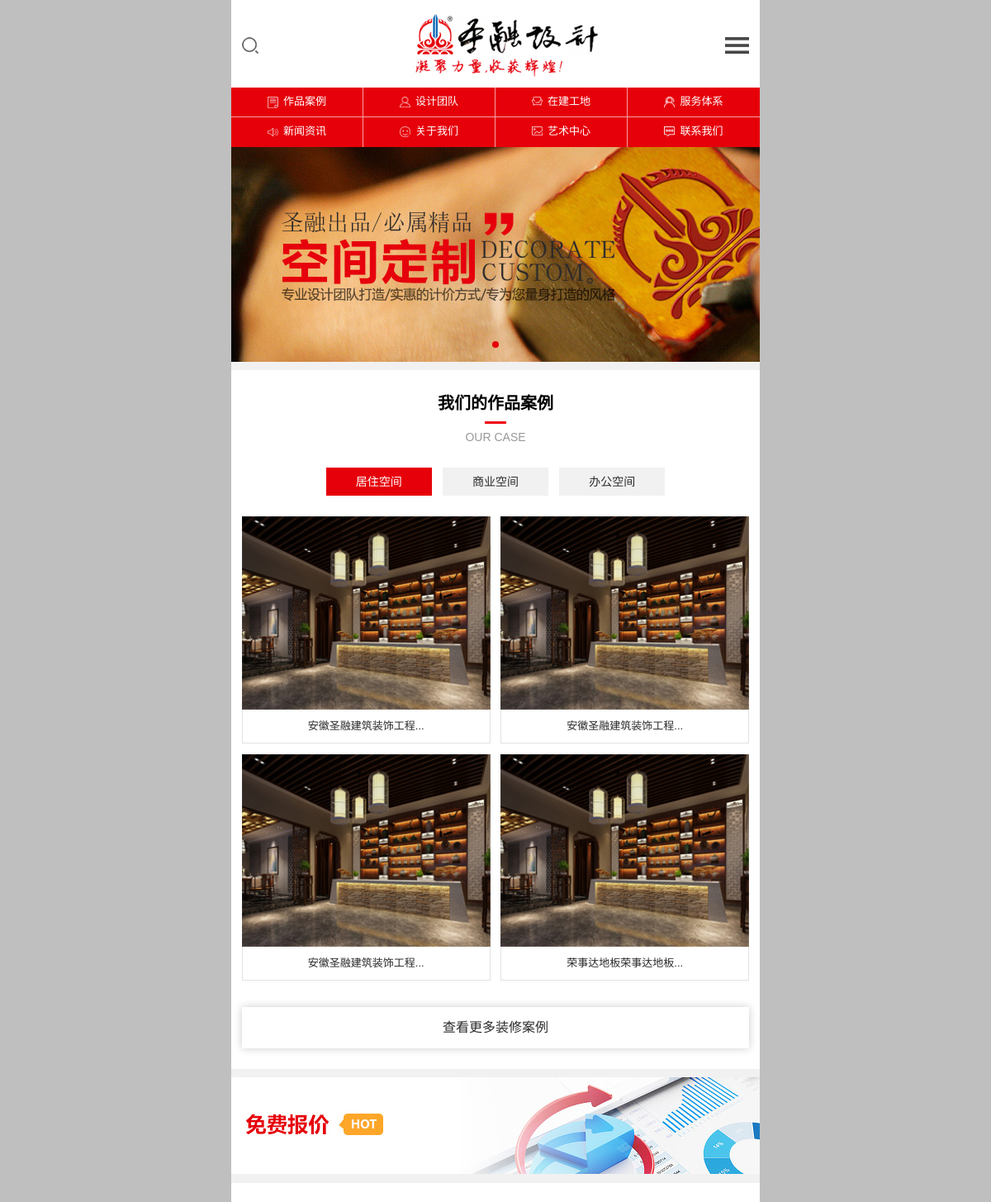
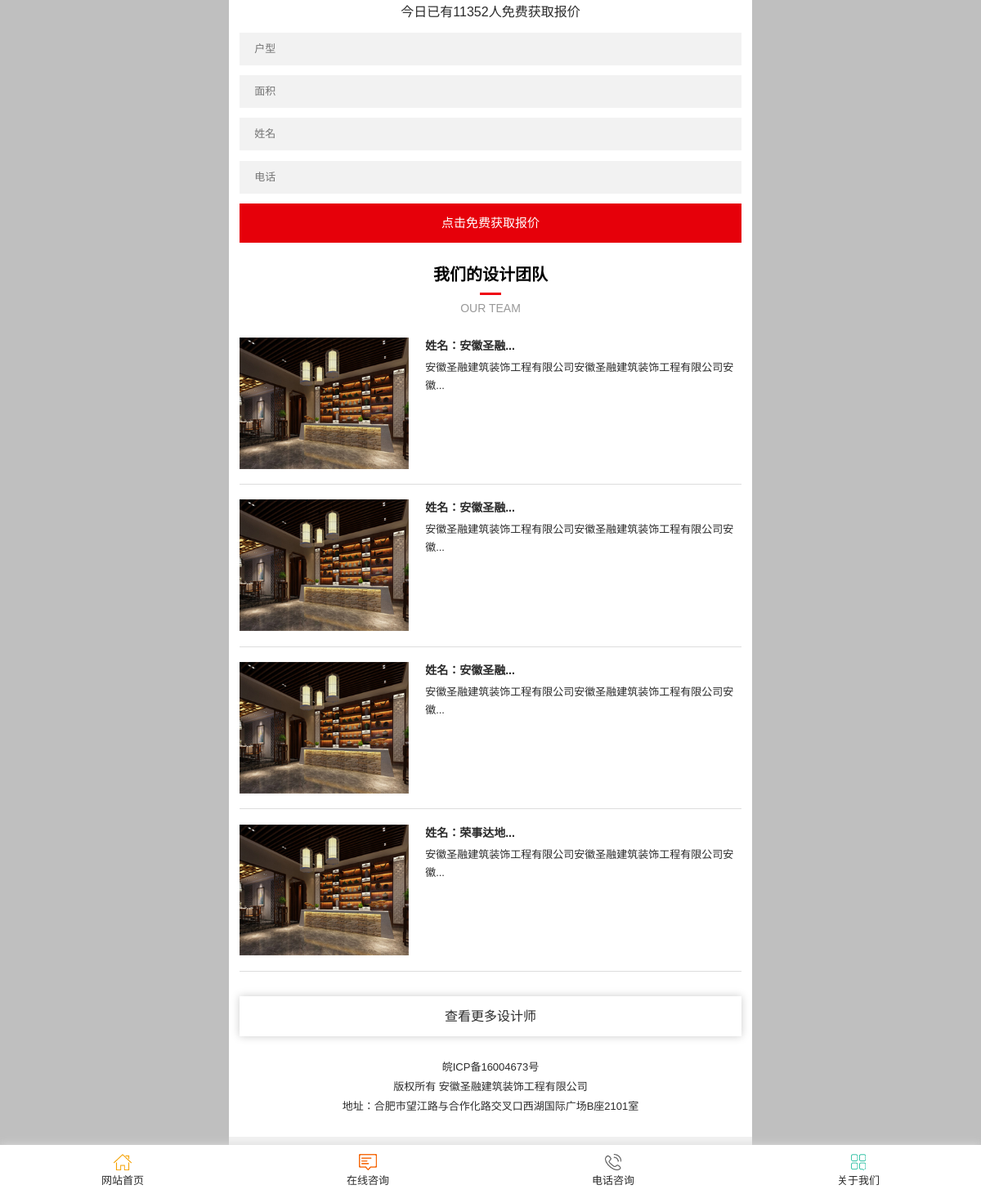
The page / on the database its author committed (2 pictures, top to bottom).
### tables this page shows
CREATE TABLE `banner` (
  `id` int(10) NOT NULL,
  `class_id` int(10) NOT NULL,
  `sortnum` int(20) NOT NULL,
  `title` varchar(100) DEFAULT NULL,
  `url` varchar(200) DEFAULT NULL,
  `pic` varchar(200) DEFAULT NULL,
  `width` int(10) DEFAULT NULL,
  `height` int(10) DEFAULT NULL,
  `state` int(10) NOT NULL,
  `content` text,
  `pic1` varchar(200) DEFAULT NULL,
  KEY `id` (`id`)
);

CREATE TABLE `info` (
  `id` int(10) unsigned NOT NULL DEFAULT '0',
  `sortnum` int(10) unsigned NOT NULL DEFAULT '0',
  `title` varchar(100) NOT NULL DEFAULT '',
  `admin_id` int(10) unsigned NOT NULL DEFAULT '0',
  `class_id` varchar(20) NOT NULL DEFAULT '',
  `author` varchar(50) DEFAULT NULL,
  `source` varchar(50) DEFAULT NULL,
  `website` text,
  `pic` varchar(200) DEFAULT NULL,
  `pic2` varchar(200) DEFAULT NULL,
  `annex` varchar(200) DEFAULT NULL,
  `keyword` varchar(200) DEFAULT NULL,
  `intro` text,
  `content` mediumtext,
  `content2` text,
  `content3` text,
  `content4` text,
  `content5` text,
  `content6` text,
  `webcontent` text,
  `files` text,
  `views` int(10) unsigned NOT NULL DEFAULT '0',
  `create_time` date NOT NULL DEFAULT '0000-00-00',
  `modify_time` date NOT NULL DEFAULT '0000-00-00',
  `state` tinyint(1) unsigned NOT NULL DEFAULT '0',
  `price` varchar(50) DEFAULT '' COMMENT '参考价格',
  `description` varchar(200) DEFAULT NULL,
  `hot` tinyint(1) NOT NULL DEFAULT '0' COMMENT '热点标识',
  `actual` varchar(50) DEFAULT NULL COMMENT '实际价格',
  PRIMARY KEY (`id`),
  KEY `class_id` (`class_id`),
  KEY `admin_id` (`admin_id`)
);

CREATE TABLE `config_base` (
  `id` int(10) unsigned NOT NULL AUTO_INCREMENT,
  `name` varchar(100) NOT NULL DEFAULT '',
  `title` varchar(100) NOT NULL DEFAULT '',
  `icp` varchar(30) NOT NULL DEFAULT '',
  `keyword` varchar(200) NOT NULL DEFAULT '',
  `description` varchar(200) NOT NULL DEFAULT '',
  `contact` text,
  `copyright` text,
  `webcopyright` text,
  `javascriptFoot` text,
  `javascriptHead` text,
  `webJavascriptHead` text,
  `webJavascriptFoot` text,
  `hotline` varchar(100) DEFAULT NULL,
  `phone` varchar(100) DEFAULT NULL,
  `map` text,
  `rightButton` int(1) DEFAULT '0',
  `mobilejump` int(1) DEFAULT '1',
  `watermark` tinyint(1) DEFAULT '0',
  `waterpic` varchar(200) DEFAULT NULL,
  `waterpos` int(10) DEFAULT '5',
  PRIMARY KEY (`id`)
);

### config.php (called while the page is built, shortened)
<?
$config["db_host"] = "localhost";
$config["db_user"] = "root";
$config["db_pass"] = "root";
$config["db_name"] = "ahsrzs";

### include/onlyDB.php (called while the page is built, shortened)
<?
class onlyDB
{
	var $dbHost       = "";
	var $dbUser       = "";
	var $dbPassword   = "";
	var $dbName       = "";
	var $linkId;
	function onlyDB($dbHost, $dbUser, $dbPassword, $dbName = "")
	{
		$this->dbHost      = $dbHost;
		$this->dbUser      = $dbUser;
		$this->dbPassword  = $dbPassword;
		$this->dbName      = $dbName;
	}
	function connect()
	{
		$this->linkId = mysql_connect($this->dbHost, $this->dbUser, $this->dbPassword);
		if ($this->dbName)
		{
			return $this->select_db($this->dbName);
		}
		return true;
	}
	function select_db($dbName)
	{
		$rt = mysql_select_db($dbName);
		if (!$rt)
		{
			raise( new OnlyException( $this->error() ) );
		}
		else
		{
			$this->dbName = $dbName;
		}
		return $rt;
	}
	function query($query)
	{
		$rt = mysql_query($query, $this->linkId);
		return $rt;
	}
	function fetch_array($result, $fetchModule = MYSQL_ASSOC)
	{
		return mysql_fetch_array($result, $fetchModule);
	}
}
?>

### init.php (called while the page is built, shortened)
<?
require("config.php");
require("include/onlyDB.php");
require("include/functions.php");
$db	= new onlyDB($config["db_host"], $config["db_user"], $config["db_pass"], $config["db_name"]);
$sql = "select * from config_base where id=1";
$rst = $db->query($sql);
if ($row = $db->fetch_array($rst))
{
	$config_copyright		= $row["copyright"];
	$config_hotline			= $row["hotline"];
}
?>

### include/functions.php (called while the page is built, shortened)
<?php
function utf8substr($str, $len, $from = 0)
{
	$strlen = strlen($str)/3;
	if($strlen > $len){
		return preg_replace('#^(?:[\x00-\x7F]|[\xC0-\xFF][\x80-\xBF]+){0,'.$from.'}'.
'((?:[\x00-\x7F]|[\xC0-\xFF][\x80-\xBF]+){0,'.$len.'}).*#s', '$1',$str).'...';
	}else{
	return preg_replace('#^(?:[\x00-\x7F]|[\xC0-\xFF][\x80-\xBF]+){0,'.$from.'}'.
'((?:[\x00-\x7F]|[\xC0-\xFF][\x80-\xBF]+){0,'.$len.'}).*#s', '$1',$str);
	}
}
?>

### index.php (the view, shortened to what this page needs)
<?
require("init.php");
?>
<!doctype html>
<html>
<head>
<link href="images/base.css" rel="stylesheet" />
<link href="images/home.css" rel="stylesheet" />
<link href="images/swiper.min.css" rel="stylesheet" />
</head>
<body>
<div id="g-wp" class="g-wp">
 	<?
	require("begin.php");
	?>
	<div class="container">
		<div class="sz-1">
			<div class="hd">
				<h2>我们的作品案例</h2>
				<p>Our Case</p>
			</div>
			<div class="hds">
				<ul>
					<li>居住空间</li>
					<li>商业空间</li>
					<li>办公空间</li>
				</ul>
			</div>
			<div class="bds">
				<ul class="clearfix">
					<?
					    $sql = "select id, title, pic from info where class_id like '101___' and state>0 and pic<>'' order by state desc, sortnum desc limit 12";
					    $rst = $db->query($sql);
					    while ( $row = $db->fetch_array($rst) ) {
				    ?>
					<li><a href="display.php?id=<?=$row["id"]?>"><img src="images/p.jpg" alt="<?=$row["title"]?>" /><p><?=utf8substr(strip_tags(str_replace("&nbsp;","",$row["title"])),10)?></p></a></li>
					<?
						}
					?>
				</ul>
			</div>
			<div class="m"><a href="info.php?class_id=101">查看更多装修案例</a></div>
		</div>
		<div class="sz-2">
			<?
			    $sql = "select url, title, pic from banner where class_id = 3 and state>0 and pic<>'' order by sortnum desc";
			    $rst = $db->query($sql);
			    if ( $row = $db->fetch_array($rst) ) {
			?>
			<a href="<?=$row["url"]?>"><img src="<?=UPLOAD_PATH . $row["pic"]?>" alt="<?=$row["title"]?>" /></a>
			<?
				}
			?>
		</div>
		<div class="sz-3">
			<h3>今日已有11352人免费获取报价</h3>
			<form class="form-panel" action="mesok.php" method="post" onSubmit="return check(this);">
				<ul>
					<li><input class="text" name="hxing" type="text" value="" maxlength="10" placeholder="户型" required="required" /></li>
					<li><input class="text" name="area" type="text" value="" maxlength="10" placeholder="面积" required="required" /></li>
					<li><input class="text" name="name" type="text" value="" maxlength="4" placeholder="姓名" required="required" /></li>
					<li><input class="text" id="phone" name="phone" type="text" value="" maxlength="11" placeholder="电话" required="required" /></li>
				</ul>
				<input type="submit" class="ibtn" value="点击免费获取报价" />
			</form>
		</div>
		<div class="sz-4">
			<div class="hd">
				<h2>我们的设计团队</h2>
				<p>Our Team</p>
			</div>
			<div class="bd">
				<ul>
					<?
					    $sql = "select id, title, pic, content from info where class_id like '101___' and state>0 and pic<>'' order by state desc, sortnum desc limit 4";
					    $rst = $db->query($sql);
					    while ( $row = $db->fetch_array($rst) ) {
				    ?>
					<li class="clearfix">
						<div class="p"><a href="display.php?id=<?=$row["id"]?>"><img src="<?=UPLOAD_PATH . $row["pic"]?>" alt="<?=$row["title"]?>" /></a></div>
						<div class="t">
							<h3>姓名：<a href="display.php?id=<?=$row["id"]?>"><?=utf8substr(strip_tags(str_replace("&nbsp;","",$row["title"])),4)?></a></h3>
							<div class="i">
								<p><?=utf8substr(strip_tags(str_replace("&emsp;","",$row["content"])),30)?></p>
							</div>
						</div>
					</li>
					<?
						}
					?>
				</ul>
				<div class="m"><a href="info.php?class_id=102">查看更多设计师</a></div>
			</div>
		</div>
	</div>
    <?
	require("end.php");
	?>
</div>
</body>
</html>

### begin.php (shortened to what this page needs)
<div class="header clearfix">
	<div class="search">
		<div class="search-o"></div>
	</div>
	<div class="logo">
		<?
		    $sql = "select title, pic from banner where class_id = 2 and state>0 and pic<>'' order by sortnum desc";
		    $rst = $db->query($sql);
		    if ( $row = $db->fetch_array($rst) ) {
		?>
		<a href="./"><img src="<?=UPLOAD_PATH . $row["pic"]?>" alt="<?=$row["title"]?>" /></a>
		<?
			}
		?>
	</div>
	<div class="ico"></div>
</div>
<div class="nav">
	<ul class="clearfix">
		<li><a href="info.php?class_id=101"><img src="images/n1.png">作品案例</a></li>
		<li><a href="info.php?class_id=102"><img src="images/n2.png">设计团队</a></li>
		<li><a href="info.php?class_id=103"><img src="images/n3.png">在建工地</a></li>
		<li><a href="info.php?class_id=104"><img src="images/n4.png">服务体系</a></li>
		<li><a href="info.php?class_id=105"><img src="images/n5.png">新闻资讯</a></li>
		<li><a href="info.php?class_id=106"><img src="images/n6.png">关于我们</a></li>
		<li><a href="info.php?class_id=107"><img src="images/n7.png">艺术中心</a></li>
		<li><a href="info.php?class_id=108"><img src="images/n8.png">联系我们</a></li>
	</ul>
</div>
<div class="swiper-container swiper-container-1">
	<div class="swiper-wrapper">
		<?
		    $sql = "select url, title, pic from banner where class_id = 1 and state>0 and pic<>'' order by sortnum desc";
		    $rst = $db->query($sql);
		    while ( $row = $db->fetch_array($rst) ) {
	    ?>
		<div class="swiper-slide"><a href="<?=$row["url"]?>"><img src="<?=UPLOAD_PATH . $row["pic"]?>" alt="<?=$row["title"]?>" /></a></div>
		<?
			}
		?>
	</div>
	<div class="swiper-pagination swiper-pagination-1"></div>
</div>

### end.php (shortened to what this page needs)
<div class="footer">
	<div class="copyright"><?=$config_copyright?></div>
</div>
<div class="fixed-list">
	<ul class="clearfix">
		<li><a href="./"><em></em>网站首页</a></li>
		<li><a href="###"><em></em>在线咨询</a></li>
		<li><a href="tel:<?=$config_hotline?>"><em></em>电话咨询</a></li>
		<li><a href="info.php?class_id=106"><em></em>关于我们</a></li>
	</ul>
</div>

### images/base.css (style rules this page uses)
* { margin:0;padding:0; }
em,i { font-style:normal; }
li { list-style:none; }
img { border:0;width:100%;height:auto;vertical-align:top; }
body,button,input,select,textarea { font:12px/1.5 Microsoft yahei,Arial;border:0; }
a,a:focus,a:hover { outline:none;text-decoration:none; }
.clearfix:after { content:'\20';display:block;height:0;clear:both; }
.clearfix { *zoom:1; }
body { background:#bfbfbf;color:#2b2b2b;position:relative; }
a { color:#2b2b2b;transition: all 0.4s; }
.g-wp { transition:transform 0.4s cubic-bezier(0.4, 0.01, 0.165, 0.99); }
#g-wp { max-width:640px; background:#fff; margin:0 auto; padding:0 0 60px; }
.header { background:#fff;padding:2% 0; }
.search { margin:32px 0 0 2%; float:left; cursor:pointer; width:20px; height:20px; overflow:hidden; z-index:100; position:relative; }
.search-o { position: absolute; top:0; left: 0; width:20px; height:20px; background:url(search_btn.png); background-size:contain; }
.logo { float:left;margin:0 0 0 15%;max-width:80%; }
.logo img { width:100%; }
.ico { width:29px;height:20px;background:url(ico.png);background-size:contain;background-repeat:no-repeat;margin:32px 2% 0 0;float:right;cursor:pointer; }
@media all and (min-width:640px) { .logo { margin:0 0 0 29%;max-width:80%; } }
.swiper-container { text-align:center; }
.swiper-container-1>.swiper-pagination-bullets, .swiper-pagination-custom, .swiper-pagination-fraction { bottom:12px !important; }
.nav { background:#e6000a; }
.nav li { width:25%;float:left;display:inline;height:36px;line-height:34px;text-align:center;border-right:1px solid #f6a1a4;box-sizing:border-box; }
.nav li a { color:#fff;font-size:13px; }
.nav li:nth-child(1),.nav li:nth-child(2),.nav li:nth-child(3),.nav li:nth-child(4) { border-bottom:1px solid #f6a1a4; }
.nav li:nth-child(4),.nav li:nth-child(8) { border-right:0; }
.nav li img { max-width:13px;margin:11px 6px 0 0; }
@media all and (min-width:414px) { .nav li:nth-child(5) img { margin-top:13px; } }
.copyright { text-align:center;padding:4% 0;font-size:13px;line-height:24px;border-bottom:10px solid #f1f1f1; }
.fixed-list { width:100%;background:linear-gradient(#fff,#fff);position:fixed;left:0;bottom:0;z-index:9999;box-shadow:0 0 10px #ddd; }
.fixed-list li { float:left;display:inline;width:25%;height:60px;text-align:center; }
.fixed-list li a { font-size:13px;display:block; }
.fixed-list li:nth-child(1) em { display:block;width:22px;height:20px;background:url(f1.png);background-size:contain;background-repeat:no-repeat;margin:11px auto 3px; }
.fixed-list li:nth-child(2) em { display:block;width:22px;height:20px;background:url(f2.png);background-size:contain;background-repeat:no-repeat;margin:11px auto 3px; }
.fixed-list li:nth-child(3) em { display:block;width:20px;height:20px;background:url(f3.png);background-size:contain;background-repeat:no-repeat;margin:11px auto 3px; }
.fixed-list li:nth-child(4) em { display:block;width:18px;height:20px;background:url(f4.png);background-size:contain;background-repeat:no-repeat;margin:11px auto 3px; }

### rows shown on the page
banner: pic (picture)
banner: pic (picture)
info: title "安徽圣融建筑装饰工程...", pic (picture), title "安徽圣融...", content "安徽圣融建筑装饰工程有限公司安徽圣融建筑装饰工程有限公司安徽..."
info: title "安徽圣融建筑装饰工程...", pic (picture), title "安徽圣融...", content "安徽圣融建筑装饰工程有限公司安徽圣融建筑装饰工程有限公司安徽..."
info: title "安徽圣融建筑装饰工程...", pic (picture), title "安徽圣融...", content "安徽圣融建筑装饰工程有限公司安徽圣融建筑装饰工程有限公司安徽..."
info: title "荣事达地板荣事达地板...", pic (picture), title "荣事达地...", content "安徽圣融建筑装饰工程有限公司安徽圣融建筑装饰工程有限公司安徽..."
banner: pic (picture)
config_base: copyright "皖ICP备16004673号 版权所有 安徽圣融建筑装饰工程有限公司 地址：合肥市望江路与合作化路交叉口西湖国际广场B座2101室"
